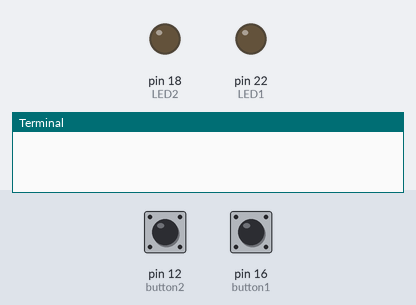
Bench run of a program on a simulated Raspberry Pi (header pin numbers). Shown: output pins drawn as LEDs (lit = HIGH), the last lines printed to the terminal. The inputs (shaded band) are chosen by the test bench; at power-on: pin 12 (button2) HIGH, pin 16 (button1) HIGH.

Above: at 1.2 s.
1.3 s: pin 12 (button2) pulled LOW for 1 s
At 1.42 s:
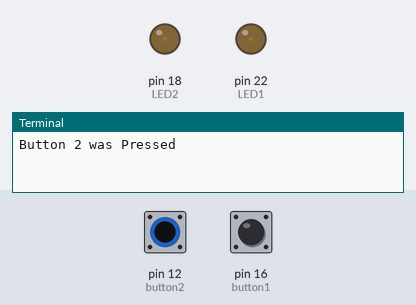
3.8 s: pin 12 (button2) pulled LOW for 0.15 s
At 4.8 s:
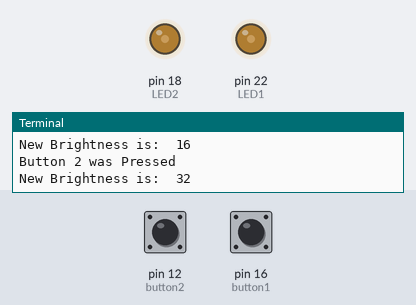
5.4 s: pin 12 (button2) pulled LOW for 3.2 s
At 6.8 s:
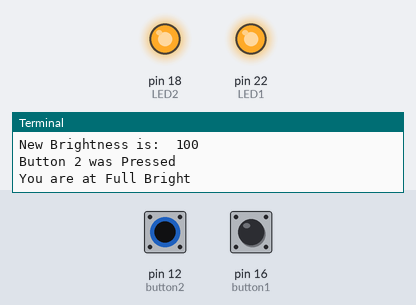
10.1 s: pin 16 (button1) pulled LOW for 3.2 s
At 12.9 s:
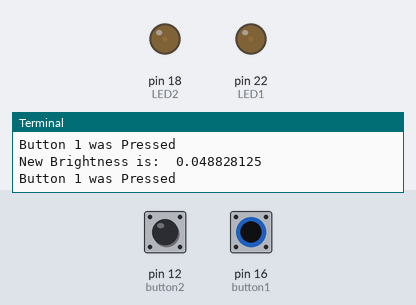
Timing chart, 0 to 14.4 s (numbered marks = the images above; inputs shaded):
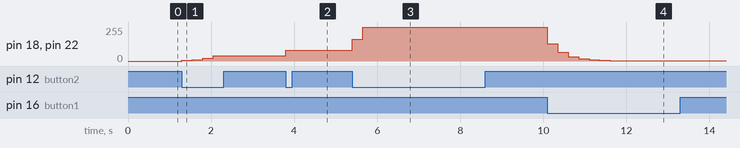

Measured:
- after the input at 1.3 s, pin 18 (LED2), pin 22 (LED1): 0/255 → 5/255 at once, → 10/255 0.25 s later, → 20/255 0.25 s later, → 41/255 0.25 s later
- after the input at 3.8 s, pin 18 (LED2), pin 22 (LED1): 41/255 → 82/255 at once
- after the input at 5.4 s, pin 18 (LED2), pin 22 (LED1): 82/255 → 163/255 at once, → 255/255 0.25 s later
- after the input at 10.1 s, pin 18 (LED2), pin 22 (LED1): moves from 255/255 to 1/255 over 1.8 s, starting at once

The program:

RPi-6-buttonLEDDimable.py
```python
#!/usr/bin/env python3
########################################################################
# Filename    : RPi-6-buttonLEDDimable.py
# Description : Controla el brillo de dos LEDS con dos botones.
# Author      : jcondea
# modification: 2020/10/06
########################################################################
from time import sleep  # Library will let us put in delays
import RPi.GPIO as GPIO # Import the RPi Library for GPIO pin control
GPIO.setmode(GPIO.BOARD)# We want to use the physical pin number scheme
button1=16              # Give intuitive names to our pins
button2=12
LED1=22
LED2=18
GPIO.setup(button1,GPIO.IN,pull_up_down=GPIO.PUD_UP)  # Button 1 is an input, and activate pullup resisrot
GPIO.setup(button2,GPIO.IN,pull_up_down=GPIO.PUD_UP)  # Button 2 is an input, and activate pullup resistor
GPIO.setup(LED1,GPIO.OUT) # LED1 will be an output pin
GPIO.setup(LED2,GPIO.OUT) # LED2 will be an output pin
pwm1=GPIO.PWM(LED1,1000)  # We need to activate PWM on LED1 so we can dim, use 1000 Hz
pwm2=GPIO.PWM(LED2,1000)  # We need to activate PWM on LED2 so we can dim, use 1000 Hz
pwm1.start(0)              # Start PWM at 0% duty cycle (off)
pwm2.start(0)              # Start PWM at 0% duty cycle (off)
bright=1                   # Set initial brightness to 1%
while(1):                  # Loop Forever
	if GPIO.input(button1)==0:             #If left button is pressed
		print ("Button 1 was Pressed") # Notify User
		bright=bright/2.               # Set brightness to half
		pwm1.ChangeDutyCycle(bright)   # Apply new brightness
		pwm2.ChangeDutyCycle(bright)   # Apply new brightness
		sleep(.25)                     # Briefly Pause
		print ("New Brightness is: ",bright) # Notify User of Brightness
	if GPIO.input(button2)==0:             # If button 2 is pressed
		print ("Button 2 was Pressed") # Notify User
		bright=bright*2                # Double Brightness
		if bright>100:                 # Keep Brightness at or below 100%
			bright=100
			print ("You are at Full Bright")
		pwm1.ChangeDutyCycle(bright)  # Apply new brightness
		pwm2.ChangeDutyCycle(bright)  # Apply new brightness
		sleep(.25)                    # Pause
		print ("New Brightness is: ",bright) #Notify User of Brightness
```
